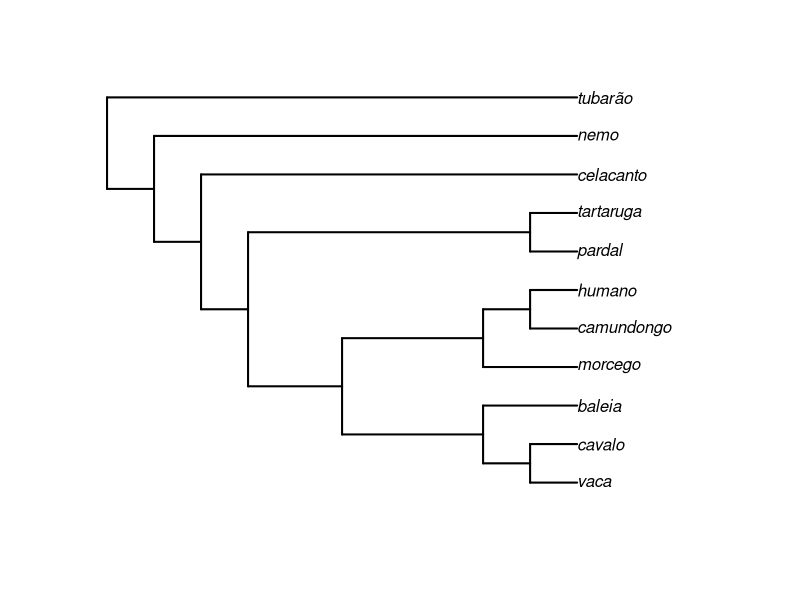
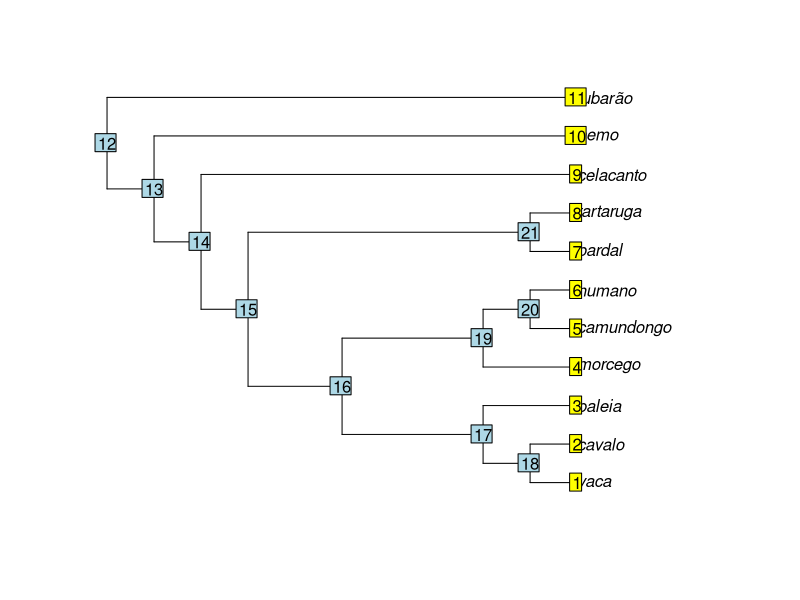

Reproduce these figures in R, in order.
## ---- chunk 1
2+5
x<-2+5
x
## ---- chunk 2
x<-1
X<-10
x
X
## ---- chunk 3
# Vetores:
x<-c(1,2,3,4,5)
x<-1:5
x
class(x)
length(x)
# A função which é útil para selecionar alguns dados de um vetor
which(x>3)
which(x>=3)
## ---- chunk 4
# Fatores possuem níveis
f<-c("Sp1","Sp1","Sp2","Sp3","Sp3")
f
f<-factor(f)
f
table(f)
class(f)
## ---- chunk 5
names(x)=f
x
## ---- chunk 6
# Matrizes
m<-matrix(1:9,3,3) # dados, n-linhas, n-colunas
m
class(m)
m[,2] # a segunda coluna
m[3,] # a terceira linha
## ---- chunk 7
# Data frames suportam vários tipos de dados distintos
d<-data.frame(f,x)
d
class(d)
## ---- chunk 8
# Lista é uma estrutura geral que pode carregar vários tipos de dados, incluindo, por ex. árvores filogenéticas
l<-list(f,x,m,d)
l
l[[4]] # quarto elemento da lista
## ---- chunk 9
?mean
?matrix
## ---- chunk 10
# For loop para calcular a média de atributos, ex: colunas de uma matriz
X<-matrix(1:16,4,4)
X
# vetor vazio para salvar os resultados
medias<-vector(mode="numeric",length(ncol(X)))
medias
# loop
for(i in 1:ncol(X)){ 
 medias[i]<-mean(X[,i])
}
# resultado
medias
## ---- chunk 11
# Matrix 
m<-matrix(1:12,3,4) # dados, n-linhas, n-colunas 
m # 3 indivíduos, 2 landmarks com coordenadas x,y 
# Array 
n<-array(m,c(4,2,3)) #dados, dimensões(p,k,n) (p=pontos,k=dimensões,n=amostra) 
n # 3 indivíduos, 2 landmarks com coordenadas x,y 
n[,,1] # indivíduo número 1
## ---- chunk 12
# Carregar ape 
require(ape) 
# Construindo uma árvore newick via texto 
texto<-"(((((((vaca, cavalo),baleia),(morcego,(camundongo,humano))),(pardal,tartaruga)),celacanto),nemo),tubarão);"
# Função read.tree lê o arquivo contendo a árvore 
arvore<-read.tree(text=texto)
## ---- chunk 13
# Representando a árvore graficamente 
plot(arvore,edge.width=2) 

# Estrutura da árvore 
arvore 
str(arvore) 

# Decompondo a árvore 
class(arvore) 
plot(arvore) 
tiplabels() 
nodelabels() 

# ramos 
arvore$edge # matriz contendo os índices do nó inicial e final para cada ramo 
# O número de linhas em tree$edge é igual o número de ramos; cada ramo começa e termina com um par de índices (nó-nó ou nó-terminal) 

# terminais 
arvore$tip.label 

# nós 
arvore$Nnode 

# Um objeto "phylo" também pode conter o comprimento dos ramos: edge.length
